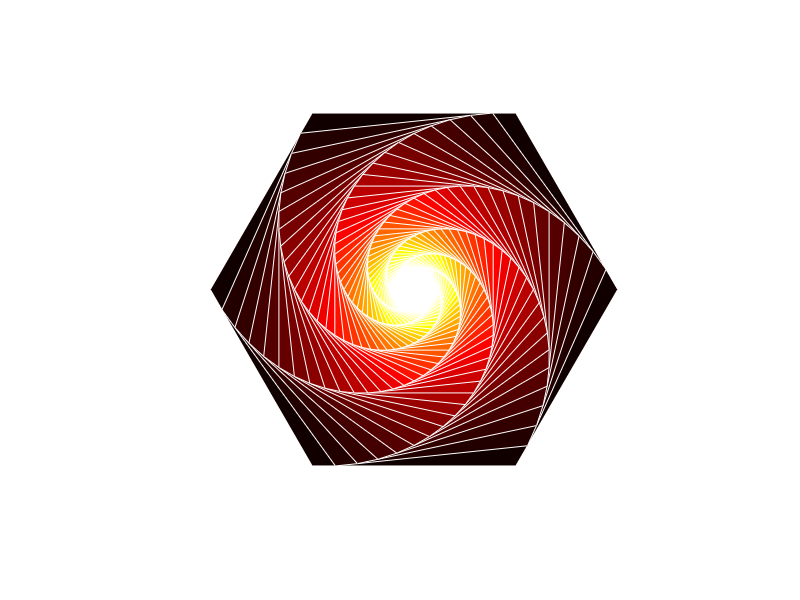

Here is the MATLAB script that generated this plot:
%spiral hexagon
function spiralHexagon
t=linspace(0,2*pi,7); %points for triangle
len=1;
[x,y]=pol2cart(t,1);
theta=pi/30;
phi=pi*30/180;  

numSquare=40;
colormap=hot(numSquare);

for n=1:numSquare
    patch(len*x,len*y,'r','facecolor',colormap(n,:),'edgecolor',[1 1 1]);
    len=len*cos(phi)/cos(phi-theta);
    [x,y]=trans2d(x,y,0,0,theta); %rotate by theta
end

axis([-1.2 1.2 -1.2 1.2])
axis equal off

function [xx,yy]=trans2d(x,y,tx,ty,phi)
   xx=x.*cos(phi)-y.*sin(phi)+tx;
   yy=x.*sin(phi)+y.*cos(phi)+ty;
return
